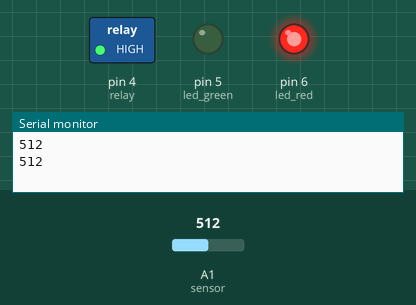
Simulated run of this sketch. Board: Arduino Uno, built with avr-gcc and run on an emulated ATmega328P. Shown: switched loads named in the sketch (green lamp = pin HIGH), output pins drawn as LEDs (lit = HIGH), the last lines printed to the serial monitor. The inputs (shaded band) are chosen by the test bench; at power-on: A1 (sensor) = 512.

Above: at 1.2 s.
1.3 s: A1 (sensor) set to 257
At 3.1 s:
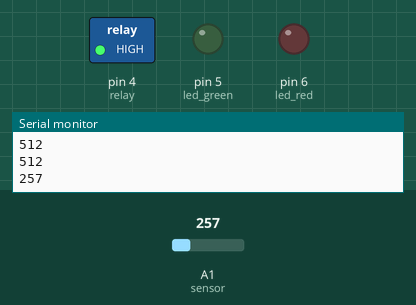
3.2 s: A1 (sensor) set to 236
At 4.4 s:
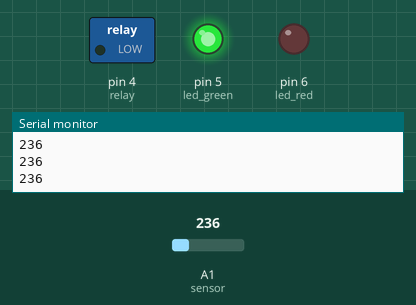
Timing chart, 0 to 6.2 s (numbered marks = the images above; inputs shaded):
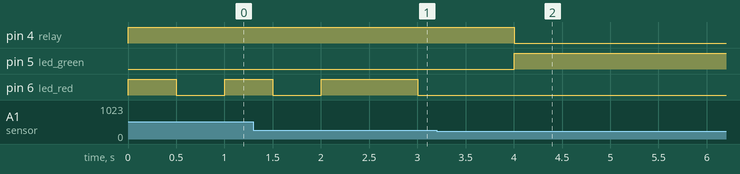

Measured:
- the behaviour switches between 250 and 249 on A1 (sensor) (found by bisection; images 1 and 2)
- after the input at 3.2 s, pin 4 (relay): HIGH → LOW after 0.80 s; pin 5 (led_green): LOW → HIGH after 0.80 s; pin 6 (led_red): stops changing and stays LOW

The sketch:

OficinaProjetos.ino
```cpp
#define relay 4
#define led_green 5
#define led_red 6
#define sensor A1

void setup() {

  Serial.begin(9600);

  pinMode(relay, OUTPUT);
  pinMode(led_green, OUTPUT);
  pinMode(led_red, OUTPUT);
  pinMode(sensor, INPUT);

}

void loop() {

  Serial.println(analogRead(sensor));

  if (analogRead(sensor) < 250){

    digitalWrite(led_green, HIGH);
    digitalWrite(led_red, LOW);
    digitalWrite(relay, LOW);

  }

  else if(analogRead(sensor) >= 250 && analogRead(sensor) <= 500){

    digitalWrite(led_green, LOW);
    digitalWrite(led_red, HIGH);
    digitalWrite(relay, HIGH);
    delay(1000);
    digitalWrite(led_red, LOW);
    delay(1000);

  }

  else {

    digitalWrite(led_green, LOW);
    digitalWrite(led_red, HIGH);
    digitalWrite(relay, HIGH);
    delay(500);
    digitalWrite(led_red, LOW);
    delay(500);

  }

}
```
